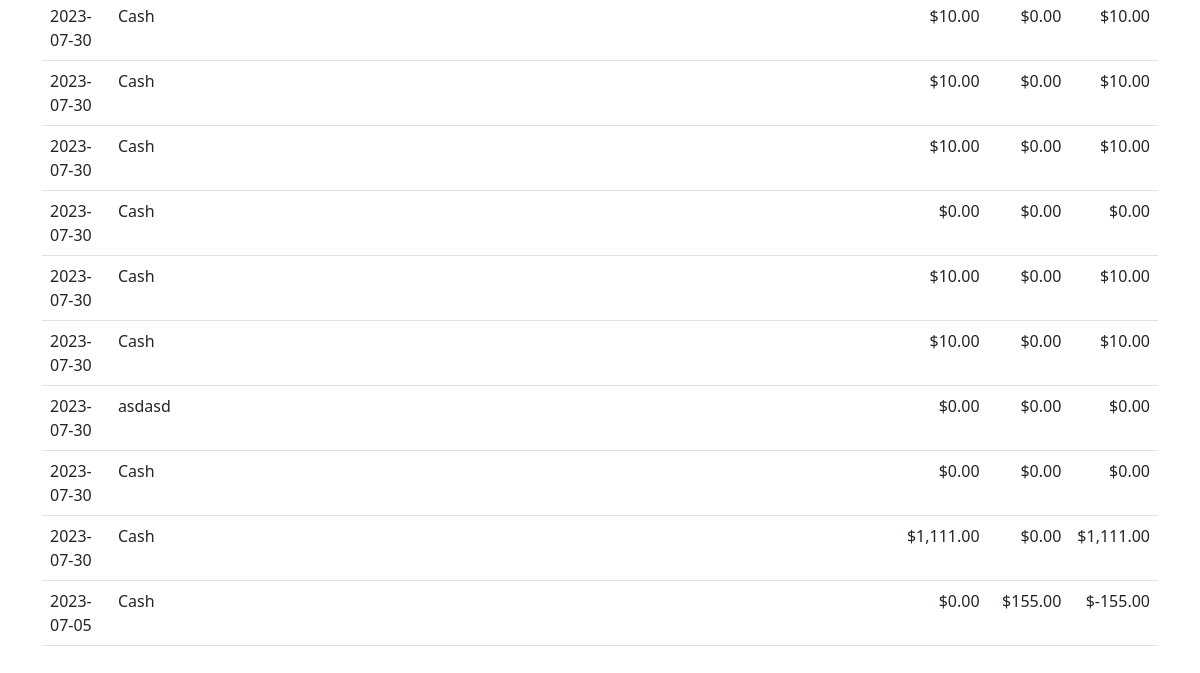
Page /history (signed in, lower part) on the earlier database version.
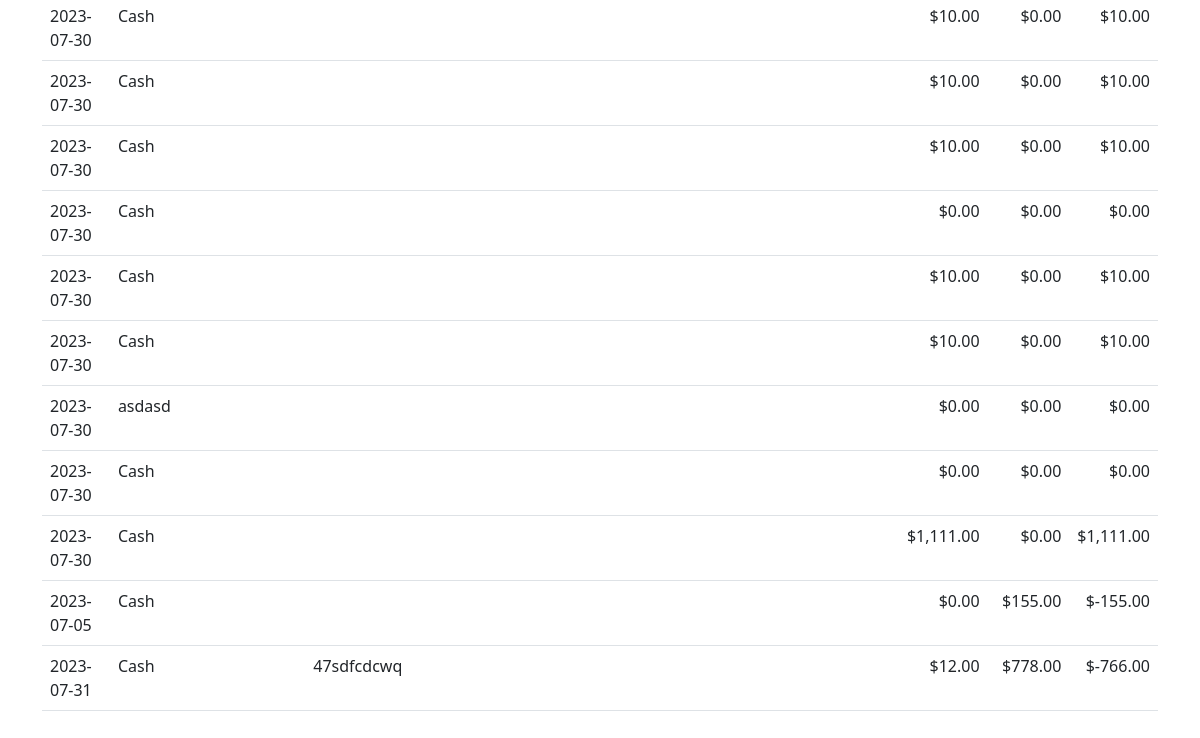
Same page on the later database version.
### tables this page shows
CREATE TABLE transactions (
    id INTEGER PRIMARY KEY AUTOINCREMENT NOT NULL, 
    user_id INTEGER,
    date DATE,
    account	TEXT,
    category TEXT,
    description TEXT,
    income	REAL NOT NULL DEFAULT 0.00,
    expense	REAL NOT NULL DEFAULT 0.00,
    FOREIGN KEY(user_id) REFERENCES users(id)
    );

### app.py (the view)
@app.route("/history")
@login_required
def history():
    user_id = session["user_id"]
    try:
        transactions_db = cur.execute(
            "SELECT * FROM transactions WHERE user_id = :user_id", {'user_id': user_id}
        )
        transactions_db = transactions_db.fetchall()
    except:
        return apology("Database error occurred", 500)
    for row in transactions_db:
        row["balance"] = row["income"] - row["expense"]
    return render_template("history.html", transactions_db=transactions_db)

### app.py (called while the page is built)
def dict_factory(cursor, row):
    fields = [column[0] for column in cursor.description]
    return {key: value for key, value in zip(fields, row)}

@app.after_request
def after_request(response):
    response.headers["Cache-Control"] = "no-cache, no-store, must-revalidate"
    response.headers["Expires"] = 0
    response.headers["Pragma"] = "no-cache"
    return response

### helpers.py (called while the page is built)
def login_required(f):
    @wraps(f)
    def decorated_function(*args, **kwargs):
        if session.get("user_id") is None:
            return redirect("/login")
        return f(*args, **kwargs)
    return decorated_function

def usd(value):
    return f"${value:,.2f}"

### templates/history.html (shortened to what this page needs)
{% extends "layout.html" %}
{% block main %}
    <main class="container py-5 text-center">
        <table class="table">
            <tbody>
                {% for row in transactions_db %}
                    <tr>
                        <td class="text-start">{{ row["date"] }}</td>
                        <td class="text-start">{{ row["account"] }}</td>
                        <td class="text-start">{{ row["category"] }}</td>
                        <td id="transaction-description" class="text-start text-break">{{ row["description"] }}</td>
                        <td class="text-end">{{ row["income"] | usd }}</td>
                        <td class="text-end">{{ row["expense"] | usd }}</td>
                        <td class="text-end">{{ row["balance"] | usd }}</td>
                    </tr>
                {% endfor %}
            </tbody>
        </table>
    </main>
{% endblock %}

### templates/layout.html (shortened to what this page needs)
<!DOCTYPE html>
<html lang="en">
    <head>
        <link href="https://cdn.jsdelivr.net/npm/bootstrap@5.1.3/dist/css/bootstrap.min.css" rel="stylesheet">
        <link href="/static/styles.css" rel="stylesheet">
    </head>
    <body>
        <main class="container-fluid py-5 text-center">
            {% block main %}{% endblock %}
        </main>
    </body>
</html>

### static/styles.css (style rules this page uses)
body { font-size: 100%; }

Differences in the rows shown:
added transactions: date "2023-07-31", account "Cash", description "47sdfcdcwq", income "$12.00", expense "$778.00", balance "$-766.00"
